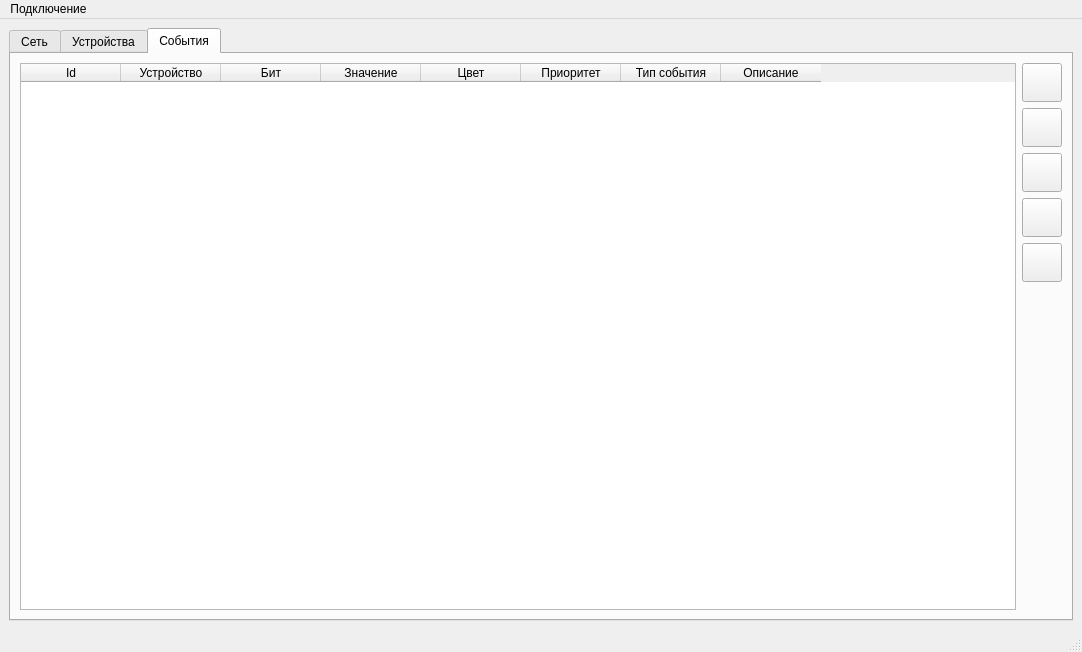
<?xml version="1.0" encoding="UTF-8"?>
<ui version="4.0">
 <class>MainWindow</class>
 <widget class="QMainWindow" name="MainWindow">
  <property name="geometry">
   <rect>
    <x>0</x>
    <y>0</y>
    <width>1082</width>
    <height>652</height>
   </rect>
  </property>
  <property name="windowTitle">
   <string>MainWindow</string>
  </property>
  <widget class="QWidget" name="centralwidget">
   <layout class="QHBoxLayout" name="horizontalLayout">
    <item>
     <widget class="QTabWidget" name="tabWidget">
      <property name="currentIndex">
       <number>2</number>
      </property>
      <widget class="QWidget" name="networkTab">
       <attribute name="title">
        <string>Сеть</string>
       </attribute>
       <layout class="QHBoxLayout" name="horizontalLayout_4">
        <item>
         <widget class="QTableWidget" name="networkTable">
          <property name="editTriggers">
           <set>QAbstractItemView::NoEditTriggers</set>
          </property>
          <property name="selectionMode">
           <enum>QAbstractItemView::SingleSelection</enum>
          </property>
          <property name="selectionBehavior">
           <enum>QAbstractItemView::SelectRows</enum>
          </property>
          <property name="sortingEnabled">
           <bool>true</bool>
          </property>
          <column>
           <property name="text">
            <string>Название</string>
           </property>
          </column>
          <column>
           <property name="text">
            <string>Адрес</string>
           </property>
          </column>
          <column>
           <property name="text">
            <string>Резервный адрес</string>
           </property>
          </column>
          <column>
           <property name="text">
            <string>Порт</string>
           </property>
          </column>
          <column>
           <property name="text">
            <string>Протокол</string>
           </property>
          </column>
         </widget>
        </item>
        <item>
         <layout class="QVBoxLayout" name="verticalLayout_3">
          <item>
           <widget class="QToolButton" name="netRefreshButton">
            <property name="toolTip">
             <string>Обновить</string>
            </property>
            <property name="text">
             <string/>
            </property>
            <property name="icon">
             <iconset resource="resource.qrc">
              <normaloff>:/icons/refresh.png</normaloff>:/icons/refresh.png</iconset>
            </property>
            <property name="iconSize">
             <size>
              <width>32</width>
              <height>32</height>
             </size>
            </property>
           </widget>
          </item>
          <item>
           <widget class="QToolButton" name="netAddButton">
            <property name="toolTip">
             <string>Добавить</string>
            </property>
            <property name="text">
             <string/>
            </property>
            <property name="icon">
             <iconset resource="resource.qrc">
              <normaloff>:/icons/add.png</normaloff>:/icons/add.png</iconset>
            </property>
            <property name="iconSize">
             <size>
              <width>32</width>
              <height>32</height>
             </size>
            </property>
           </widget>
          </item>
          <item>
           <widget class="QToolButton" name="netEditButton">
            <property name="toolTip">
             <string>Редактировать</string>
            </property>
            <property name="text">
             <string/>
            </property>
            <property name="icon">
             <iconset resource="resource.qrc">
              <normaloff>:/icons/edit.png</normaloff>:/icons/edit.png</iconset>
            </property>
            <property name="iconSize">
             <size>
              <width>32</width>
              <height>32</height>
             </size>
            </property>
           </widget>
          </item>
          <item>
           <widget class="QToolButton" name="netDeleteButton">
            <property name="toolTip">
             <string>Удалить</string>
            </property>
            <property name="text">
             <string/>
            </property>
            <property name="icon">
             <iconset resource="resource.qrc">
              <normaloff>:/icons/delete.png</normaloff>:/icons/delete.png</iconset>
            </property>
            <property name="iconSize">
             <size>
              <width>32</width>
              <height>32</height>
             </size>
            </property>
           </widget>
          </item>
          <item>
           <widget class="QToolButton" name="netCopyButton">
            <property name="toolTip">
             <string>Копировать</string>
            </property>
            <property name="text">
             <string/>
            </property>
            <property name="icon">
             <iconset resource="resource.qrc">
              <normaloff>:/icons/copy.png</normaloff>:/icons/copy.png</iconset>
            </property>
            <property name="iconSize">
             <size>
              <width>32</width>
              <height>32</height>
             </size>
            </property>
           </widget>
          </item>
          <item>
           <spacer name="verticalSpacer_3">
            <property name="orientation">
             <enum>Qt::Vertical</enum>
            </property>
            <property name="sizeHint" stdset="0">
             <size>
              <width>20</width>
              <height>40</height>
             </size>
            </property>
           </spacer>
          </item>
         </layout>
        </item>
       </layout>
      </widget>
      <widget class="QWidget" name="devicesTab">
       <attribute name="title">
        <string>Устройства</string>
       </attribute>
       <layout class="QHBoxLayout" name="horizontalLayout_2">
        <item>
         <widget class="QTableWidget" name="deviceTable">
          <property name="editTriggers">
           <set>QAbstractItemView::NoEditTriggers</set>
          </property>
          <property name="selectionMode">
           <enum>QAbstractItemView::SingleSelection</enum>
          </property>
          <property name="selectionBehavior">
           <enum>QAbstractItemView::SelectRows</enum>
          </property>
          <column>
           <property name="text">
            <string>Метка</string>
           </property>
          </column>
          <column>
           <property name="text">
            <string>Тип</string>
           </property>
          </column>
          <column>
           <property name="text">
            <string>Ед. изм.</string>
           </property>
          </column>
          <column>
           <property name="text">
            <string>Помещение</string>
           </property>
          </column>
          <column>
           <property name="text">
            <string>ПЛК1</string>
           </property>
          </column>
          <column>
           <property name="text">
            <string>ПЛК2</string>
           </property>
          </column>
          <column>
           <property name="text">
            <string>Протокол</string>
           </property>
          </column>
          <column>
           <property name="text">
            <string>Описание</string>
           </property>
          </column>
         </widget>
        </item>
        <item>
         <layout class="QVBoxLayout" name="verticalLayout">
          <item>
           <widget class="QToolButton" name="devRefreshButton">
            <property name="text">
             <string/>
            </property>
            <property name="icon">
             <iconset resource="resource.qrc">
              <normaloff>:/icons/refresh.png</normaloff>:/icons/refresh.png</iconset>
            </property>
            <property name="iconSize">
             <size>
              <width>32</width>
              <height>32</height>
             </size>
            </property>
           </widget>
          </item>
          <item>
           <widget class="QToolButton" name="devAddButton">
            <property name="text">
             <string/>
            </property>
            <property name="icon">
             <iconset resource="resource.qrc">
              <normaloff>:/icons/add.png</normaloff>:/icons/add.png</iconset>
            </property>
            <property name="iconSize">
             <size>
              <width>32</width>
              <height>32</height>
             </size>
            </property>
           </widget>
          </item>
          <item>
           <widget class="QToolButton" name="devEditButton">
            <property name="text">
             <string/>
            </property>
            <property name="icon">
             <iconset resource="resource.qrc">
              <normaloff>:/icons/edit.png</normaloff>:/icons/edit.png</iconset>
            </property>
            <property name="iconSize">
             <size>
              <width>32</width>
              <height>32</height>
             </size>
            </property>
           </widget>
          </item>
          <item>
           <widget class="QToolButton" name="devDeleteButton">
            <property name="text">
             <string/>
            </property>
            <property name="icon">
             <iconset resource="resource.qrc">
              <normaloff>:/icons/delete.png</normaloff>:/icons/delete.png</iconset>
            </property>
            <property name="iconSize">
             <size>
              <width>32</width>
              <height>32</height>
             </size>
            </property>
           </widget>
          </item>
          <item>
           <widget class="QToolButton" name="devCopyButton">
            <property name="text">
             <string/>
            </property>
            <property name="icon">
             <iconset resource="resource.qrc">
              <normaloff>:/icons/copy.png</normaloff>:/icons/copy.png</iconset>
            </property>
            <property name="iconSize">
             <size>
              <width>32</width>
              <height>32</height>
             </size>
            </property>
           </widget>
          </item>
          <item>
           <spacer name="verticalSpacer">
            <property name="orientation">
             <enum>Qt::Vertical</enum>
            </property>
            <property name="sizeHint" stdset="0">
             <size>
              <width>20</width>
              <height>40</height>
             </size>
            </property>
           </spacer>
          </item>
         </layout>
        </item>
       </layout>
      </widget>
      <widget class="QWidget" name="eventsTab">
       <attribute name="title">
        <string>События</string>
       </attribute>
       <layout class="QHBoxLayout" name="horizontalLayout_3">
        <item>
         <widget class="QTableWidget" name="eventTable">
          <property name="editTriggers">
           <set>QAbstractItemView::NoEditTriggers</set>
          </property>
          <property name="selectionMode">
           <enum>QAbstractItemView::SingleSelection</enum>
          </property>
          <property name="selectionBehavior">
           <enum>QAbstractItemView::SelectRows</enum>
          </property>
          <column>
           <property name="text">
            <string>Id</string>
           </property>
          </column>
          <column>
           <property name="text">
            <string>Устройство</string>
           </property>
          </column>
          <column>
           <property name="text">
            <string>Бит</string>
           </property>
          </column>
          <column>
           <property name="text">
            <string>Значение</string>
           </property>
          </column>
          <column>
           <property name="text">
            <string>Цвет</string>
           </property>
          </column>
          <column>
           <property name="text">
            <string>Приоритет</string>
           </property>
          </column>
          <column>
           <property name="text">
            <string>Тип события</string>
           </property>
          </column>
          <column>
           <property name="text">
            <string>Описание</string>
           </property>
          </column>
         </widget>
        </item>
        <item>
         <layout class="QVBoxLayout" name="verticalLayout_2">
          <item>
           <widget class="QToolButton" name="evtRefreshButton">
            <property name="text">
             <string/>
            </property>
            <property name="icon">
             <iconset resource="resource.qrc">
              <normaloff>:/icons/refresh.png</normaloff>:/icons/refresh.png</iconset>
            </property>
            <property name="iconSize">
             <size>
              <width>32</width>
              <height>32</height>
             </size>
            </property>
           </widget>
          </item>
          <item>
           <widget class="QToolButton" name="evtAddButton">
            <property name="text">
             <string/>
            </property>
            <property name="icon">
             <iconset resource="resource.qrc">
              <normaloff>:/icons/add.png</normaloff>:/icons/add.png</iconset>
            </property>
            <property name="iconSize">
             <size>
              <width>32</width>
              <height>32</height>
             </size>
            </property>
           </widget>
          </item>
          <item>
           <widget class="QToolButton" name="evtEditButton">
            <property name="text">
             <string/>
            </property>
            <property name="icon">
             <iconset resource="resource.qrc">
              <normaloff>:/icons/edit.png</normaloff>:/icons/edit.png</iconset>
            </property>
            <property name="iconSize">
             <size>
              <width>32</width>
              <height>32</height>
             </size>
            </property>
           </widget>
          </item>
          <item>
           <widget class="QToolButton" name="evtDeleteButton">
            <property name="text">
             <string/>
            </property>
            <property name="icon">
             <iconset resource="resource.qrc">
              <normaloff>:/icons/delete.png</normaloff>:/icons/delete.png</iconset>
            </property>
            <property name="iconSize">
             <size>
              <width>32</width>
              <height>32</height>
             </size>
            </property>
           </widget>
          </item>
          <item>
           <widget class="QToolButton" name="evtCopyButton">
            <property name="text">
             <string/>
            </property>
            <property name="icon">
             <iconset resource="resource.qrc">
              <normaloff>:/icons/copy.png</normaloff>:/icons/copy.png</iconset>
            </property>
            <property name="iconSize">
             <size>
              <width>32</width>
              <height>32</height>
             </size>
            </property>
           </widget>
          </item>
          <item>
           <spacer name="verticalSpacer_2">
            <property name="orientation">
             <enum>Qt::Vertical</enum>
            </property>
            <property name="sizeHint" stdset="0">
             <size>
              <width>20</width>
              <height>40</height>
             </size>
            </property>
           </spacer>
          </item>
         </layout>
        </item>
       </layout>
      </widget>
     </widget>
    </item>
   </layout>
  </widget>
  <widget class="QMenuBar" name="menubar">
   <property name="geometry">
    <rect>
     <x>0</x>
     <y>0</y>
     <width>1082</width>
     <height>21</height>
    </rect>
   </property>
   <widget class="QMenu" name="menu">
    <property name="title">
     <string>Подключение</string>
    </property>
    <addaction name="connectAction"/>
   </widget>
   <addaction name="menu"/>
  </widget>
  <widget class="QStatusBar" name="statusbar"/>
  <action name="connectAction">
   <property name="text">
    <string>Подключиться...</string>
   </property>
  </action>
 </widget>
 <resources>
  <include location="resource.qrc"/>
 </resources>
 <connections/>
</ui>
